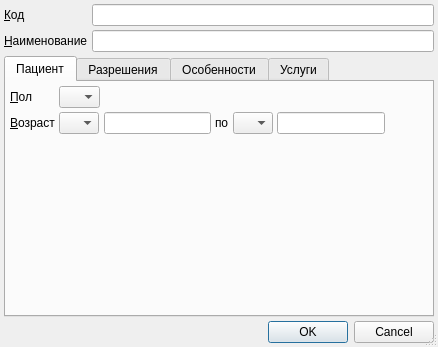
<?xml version="1.0" encoding="UTF-8"?>
<ui version="4.0">
 <class>RBAppointmentPurposeEditorDialog</class>
 <widget class="QDialog" name="RBAppointmentPurposeEditorDialog">
  <property name="geometry">
   <rect>
    <x>0</x>
    <y>0</y>
    <width>438</width>
    <height>347</height>
   </rect>
  </property>
  <property name="windowTitle">
   <string>ChangeMe!</string>
  </property>
  <property name="sizeGripEnabled">
   <bool>true</bool>
  </property>
  <layout class="QGridLayout" name="gridLayout">
   <property name="margin">
    <number>4</number>
   </property>
   <property name="spacing">
    <number>4</number>
   </property>
   <item row="0" column="0">
    <widget class="QLabel" name="lblCode">
     <property name="sizePolicy">
      <sizepolicy hsizetype="Maximum" vsizetype="Preferred">
       <horstretch>0</horstretch>
       <verstretch>0</verstretch>
      </sizepolicy>
     </property>
     <property name="text">
      <string>&amp;Код</string>
     </property>
     <property name="buddy">
      <cstring>edtCode</cstring>
     </property>
    </widget>
   </item>
   <item row="0" column="1">
    <widget class="QLineEdit" name="edtCode"/>
   </item>
   <item row="1" column="0">
    <widget class="QLabel" name="lblName">
     <property name="sizePolicy">
      <sizepolicy hsizetype="Maximum" vsizetype="Preferred">
       <horstretch>0</horstretch>
       <verstretch>0</verstretch>
      </sizepolicy>
     </property>
     <property name="text">
      <string>&amp;Наименование</string>
     </property>
     <property name="buddy">
      <cstring>edtName</cstring>
     </property>
    </widget>
   </item>
   <item row="1" column="1">
    <widget class="QLineEdit" name="edtName">
     <property name="minimumSize">
      <size>
       <width>200</width>
       <height>0</height>
      </size>
     </property>
    </widget>
   </item>
   <item row="3" column="0" colspan="2">
    <widget class="QDialogButtonBox" name="buttonBox">
     <property name="standardButtons">
      <set>QDialogButtonBox::Cancel|QDialogButtonBox::Ok</set>
     </property>
    </widget>
   </item>
   <item row="2" column="0" colspan="2">
    <widget class="QTabWidget" name="tabWidget">
     <property name="currentIndex">
      <number>0</number>
     </property>
     <widget class="QWidget" name="tabClient">
      <attribute name="title">
       <string>Пациент</string>
      </attribute>
      <layout class="QGridLayout" name="gridLayout_2">
       <property name="margin">
        <number>4</number>
       </property>
       <property name="spacing">
        <number>4</number>
       </property>
       <item row="0" column="0">
        <widget class="QLabel" name="lblSex">
         <property name="sizePolicy">
          <sizepolicy hsizetype="Maximum" vsizetype="Preferred">
           <horstretch>0</horstretch>
           <verstretch>0</verstretch>
          </sizepolicy>
         </property>
         <property name="text">
          <string>&amp;Пол</string>
         </property>
         <property name="buddy">
          <cstring>cmbSex</cstring>
         </property>
        </widget>
       </item>
       <item row="0" column="1">
        <widget class="QComboBox" name="cmbSex">
         <property name="sizePolicy">
          <sizepolicy hsizetype="Maximum" vsizetype="Fixed">
           <horstretch>0</horstretch>
           <verstretch>0</verstretch>
          </sizepolicy>
         </property>
         <item>
          <property name="text">
           <string/>
          </property>
         </item>
         <item>
          <property name="text">
           <string>М</string>
          </property>
         </item>
         <item>
          <property name="text">
           <string>Ж</string>
          </property>
         </item>
        </widget>
       </item>
       <item row="0" column="2" colspan="5">
        <spacer>
         <property name="orientation">
          <enum>Qt::Horizontal</enum>
         </property>
         <property name="sizeHint" stdset="0">
          <size>
           <width>321</width>
           <height>20</height>
          </size>
         </property>
        </spacer>
       </item>
       <item row="1" column="0">
        <widget class="QLabel" name="lblAge">
         <property name="sizePolicy">
          <sizepolicy hsizetype="Maximum" vsizetype="Preferred">
           <horstretch>0</horstretch>
           <verstretch>0</verstretch>
          </sizepolicy>
         </property>
         <property name="text">
          <string>&amp;Возраст</string>
         </property>
         <property name="buddy">
          <cstring>cmbBegAgeUnit</cstring>
         </property>
        </widget>
       </item>
       <item row="1" column="1">
        <widget class="QComboBox" name="cmbBegAgeUnit">
         <property name="sizePolicy">
          <sizepolicy hsizetype="Maximum" vsizetype="Fixed">
           <horstretch>0</horstretch>
           <verstretch>0</verstretch>
          </sizepolicy>
         </property>
         <item>
          <property name="text">
           <string/>
          </property>
         </item>
         <item>
          <property name="text">
           <string>Д</string>
          </property>
         </item>
         <item>
          <property name="text">
           <string>Н</string>
          </property>
         </item>
         <item>
          <property name="text">
           <string>М</string>
          </property>
         </item>
         <item>
          <property name="text">
           <string>Г</string>
          </property>
         </item>
        </widget>
       </item>
       <item row="1" column="2">
        <widget class="QLineEdit" name="edtBegAgeCount">
         <property name="sizePolicy">
          <sizepolicy hsizetype="Maximum" vsizetype="Fixed">
           <horstretch>0</horstretch>
           <verstretch>0</verstretch>
          </sizepolicy>
         </property>
         <property name="inputMask">
          <string>000; </string>
         </property>
         <property name="maxLength">
          <number>3</number>
         </property>
        </widget>
       </item>
       <item row="1" column="3">
        <widget class="QLabel" name="lblAgeSep">
         <property name="text">
          <string>по</string>
         </property>
         <property name="buddy">
          <cstring>cmbEndAgeUnit</cstring>
         </property>
        </widget>
       </item>
       <item row="1" column="4">
        <widget class="QComboBox" name="cmbEndAgeUnit">
         <property name="sizePolicy">
          <sizepolicy hsizetype="Maximum" vsizetype="Fixed">
           <horstretch>0</horstretch>
           <verstretch>0</verstretch>
          </sizepolicy>
         </property>
         <item>
          <property name="text">
           <string/>
          </property>
         </item>
         <item>
          <property name="text">
           <string>Д</string>
          </property>
         </item>
         <item>
          <property name="text">
           <string>Н</string>
          </property>
         </item>
         <item>
          <property name="text">
           <string>М</string>
          </property>
         </item>
         <item>
          <property name="text">
           <string>Г</string>
          </property>
         </item>
        </widget>
       </item>
       <item row="1" column="5">
        <widget class="QLineEdit" name="edtEndAgeCount">
         <property name="sizePolicy">
          <sizepolicy hsizetype="Maximum" vsizetype="Fixed">
           <horstretch>0</horstretch>
           <verstretch>0</verstretch>
          </sizepolicy>
         </property>
         <property name="inputMask">
          <string>000; </string>
         </property>
         <property name="maxLength">
          <number>3</number>
         </property>
        </widget>
       </item>
       <item row="1" column="6">
        <spacer name="horizontalSpacer_4">
         <property name="orientation">
          <enum>Qt::Horizontal</enum>
         </property>
         <property name="sizeType">
          <enum>QSizePolicy::Expanding</enum>
         </property>
         <property name="sizeHint" stdset="0">
          <size>
           <width>40</width>
           <height>20</height>
          </size>
         </property>
        </spacer>
       </item>
       <item row="2" column="0">
        <spacer name="verticalSpacer">
         <property name="orientation">
          <enum>Qt::Vertical</enum>
         </property>
         <property name="sizeHint" stdset="0">
          <size>
           <width>20</width>
           <height>221</height>
          </size>
         </property>
        </spacer>
       </item>
      </layout>
      <zorder>horizontalSpacer_4</zorder>
      <zorder>edtBegAgeCount</zorder>
      <zorder>cmbBegAgeUnit</zorder>
      <zorder>lblAge</zorder>
      <zorder>edtEndAgeCount</zorder>
      <zorder>lblSex</zorder>
      <zorder>cmbSex</zorder>
      <zorder>cmbEndAgeUnit</zorder>
      <zorder>lblAgeSep</zorder>
      <zorder>verticalSpacer</zorder>
     </widget>
     <widget class="QWidget" name="tabEnablement">
      <attribute name="title">
       <string>Разрешения</string>
      </attribute>
      <layout class="QGridLayout" name="gridLayout_3">
       <property name="margin">
        <number>4</number>
       </property>
       <property name="spacing">
        <number>4</number>
       </property>
       <item row="0" column="0" colspan="2">
        <widget class="QCheckBox" name="chkEnablePrimaryRecord">
         <property name="text">
          <string>Разрешена запись в &amp;регистратуре</string>
         </property>
         <property name="checked">
          <bool>true</bool>
         </property>
        </widget>
       </item>
       <item row="8" column="0" colspan="2">
        <widget class="QCheckBox" name="chkForExternalSchedule">
         <property name="text">
          <string>Для отображения на стендовом расписании</string>
         </property>
        </widget>
       </item>
       <item row="7" column="1">
        <widget class="QComboBox" name="cmbRequiredReferralType">
         <item>
          <property name="text">
           <string>не требуется</string>
          </property>
         </item>
         <item>
          <property name="text">
           <string>на госпитальную комиссию</string>
          </property>
         </item>
         <item>
          <property name="text">
           <string>на восстановительное лечение</string>
          </property>
         </item>
         <item>
          <property name="text">
           <string>на обследование</string>
          </property>
         </item>
         <item>
          <property name="text">
           <string>на консультацию</string>
          </property>
         </item>
         <item>
          <property name="text">
           <string>на исследование (типа МРТ/КТ)</string>
          </property>
         </item>
        </widget>
       </item>
       <item row="7" column="0">
        <widget class="QLabel" name="lblRequiredReferralType">
         <property name="sizePolicy">
          <sizepolicy hsizetype="Maximum" vsizetype="Preferred">
           <horstretch>0</horstretch>
           <verstretch>0</verstretch>
          </sizepolicy>
         </property>
         <property name="text">
          <string>Направление</string>
         </property>
         <property name="buddy">
          <cstring>cmbRequiredReferralType</cstring>
         </property>
        </widget>
       </item>
       <item row="10" column="1">
        <spacer name="verticalSpacer_2">
         <property name="orientation">
          <enum>Qt::Vertical</enum>
         </property>
         <property name="sizeHint" stdset="0">
          <size>
           <width>20</width>
           <height>104</height>
          </size>
         </property>
        </spacer>
       </item>
       <item row="5" column="0" colspan="2">
        <widget class="QCheckBox" name="chkEnableRecordViaInternet">
         <property name="text">
          <string>Разрешена запись через &amp;интернет</string>
         </property>
         <property name="checked">
          <bool>true</bool>
         </property>
        </widget>
       </item>
       <item row="4" column="0" colspan="2">
        <widget class="QCheckBox" name="chkEnableRecordViaCallCenter">
         <property name="toolTip">
          <string>Код должности 6000</string>
         </property>
         <property name="text">
          <string>Разрешена запись через call-&amp;центр</string>
         </property>
         <property name="checked">
          <bool>true</bool>
         </property>
        </widget>
       </item>
       <item row="3" column="0" colspan="2">
        <widget class="QCheckBox" name="chkEnableRecordViaInfomat">
         <property name="text">
          <string>Разрешена запись через ин&amp;фомат</string>
         </property>
         <property name="checked">
          <bool>true</bool>
         </property>
        </widget>
       </item>
       <item row="2" column="0" colspan="2">
        <widget class="QCheckBox" name="chkEnableConsultancyRecord">
         <property name="text">
          <string>Разрешена запись для к&amp;онсультации</string>
         </property>
         <property name="checked">
          <bool>true</bool>
         </property>
        </widget>
       </item>
       <item row="1" column="0" colspan="2">
        <widget class="QCheckBox" name="chkEnableOwnRecord">
         <property name="text">
          <string>Разрешена запись к &amp;самому себе</string>
         </property>
         <property name="checked">
          <bool>true</bool>
         </property>
        </widget>
       </item>
       <item row="6" column="0" colspan="2">
        <widget class="Line" name="line">
         <property name="orientation">
          <enum>Qt::Horizontal</enum>
         </property>
        </widget>
       </item>
       <item row="9" column="0" colspan="2">
        <widget class="QCheckBox" name="chkRequireClientAttach">
         <property name="toolTip">
          <string>Для записи через интернет и т.п. 
требуется прикрепление пациента 
или адрес в зоне обслуживания</string>
         </property>
         <property name="text">
          <string>Для записи через интернет и т.п. требуется прикрепление пациента</string>
         </property>
         <property name="checked">
          <bool>true</bool>
         </property>
        </widget>
       </item>
      </layout>
     </widget>
     <widget class="QWidget" name="tabFeatures">
      <attribute name="title">
       <string>Особенности</string>
      </attribute>
      <layout class="QGridLayout" name="gridLayout_4">
       <property name="margin">
        <number>4</number>
       </property>
       <property name="spacing">
        <number>4</number>
       </property>
       <item row="3" column="1">
        <spacer name="verticalSpacer_3">
         <property name="orientation">
          <enum>Qt::Vertical</enum>
         </property>
         <property name="sizeHint" stdset="0">
          <size>
           <width>20</width>
           <height>250</height>
          </size>
         </property>
        </spacer>
       </item>
       <item row="1" column="1">
        <widget class="CRBComboBox" name="cmbMedicalAidProfile"/>
       </item>
       <item row="1" column="0">
        <widget class="QLabel" name="lblMedicalAidProfile">
         <property name="sizePolicy">
          <sizepolicy hsizetype="Maximum" vsizetype="Preferred">
           <horstretch>0</horstretch>
           <verstretch>0</verstretch>
          </sizepolicy>
         </property>
         <property name="text">
          <string>Профиль мед.помощи</string>
         </property>
         <property name="buddy">
          <cstring>cmbMedicalAidProfile</cstring>
         </property>
        </widget>
       </item>
       <item row="2" column="1">
        <widget class="CRBComboBox" name="cmbFinance"/>
       </item>
       <item row="2" column="0">
        <widget class="QLabel" name="lblFinance">
         <property name="sizePolicy">
          <sizepolicy hsizetype="Maximum" vsizetype="Preferred">
           <horstretch>0</horstretch>
           <verstretch>0</verstretch>
          </sizepolicy>
         </property>
         <property name="text">
          <string>Тип финансирования</string>
         </property>
         <property name="buddy">
          <cstring>cmbFinance</cstring>
         </property>
        </widget>
       </item>
      </layout>
     </widget>
     <widget class="QWidget" name="tabServices">
      <attribute name="title">
       <string>Услуги</string>
      </attribute>
      <layout class="QGridLayout" name="gridLayout_5">
       <property name="margin">
        <number>4</number>
       </property>
       <property name="spacing">
        <number>4</number>
       </property>
       <item row="0" column="0">
        <widget class="CInDocTableView" name="tblServices"/>
       </item>
      </layout>
     </widget>
    </widget>
   </item>
  </layout>
 </widget>
 <customwidgets>
  <customwidget>
   <class>CRBComboBox</class>
   <extends>QComboBox</extends>
   <header>library/crbcombobox.h</header>
  </customwidget>
  <customwidget>
   <class>CInDocTableView</class>
   <extends>QTableView</extends>
   <header>library/InDocTable.h</header>
  </customwidget>
 </customwidgets>
 <tabstops>
  <tabstop>edtCode</tabstop>
  <tabstop>edtName</tabstop>
  <tabstop>tabWidget</tabstop>
  <tabstop>cmbSex</tabstop>
  <tabstop>cmbBegAgeUnit</tabstop>
  <tabstop>edtBegAgeCount</tabstop>
  <tabstop>cmbEndAgeUnit</tabstop>
  <tabstop>edtEndAgeCount</tabstop>
  <tabstop>chkEnablePrimaryRecord</tabstop>
  <tabstop>chkEnableOwnRecord</tabstop>
  <tabstop>chkEnableConsultancyRecord</tabstop>
  <tabstop>chkEnableRecordViaInfomat</tabstop>
  <tabstop>chkEnableRecordViaCallCenter</tabstop>
  <tabstop>chkEnableRecordViaInternet</tabstop>
  <tabstop>cmbRequiredReferralType</tabstop>
  <tabstop>chkForExternalSchedule</tabstop>
  <tabstop>chkRequireClientAttach</tabstop>
  <tabstop>cmbMedicalAidProfile</tabstop>
  <tabstop>cmbFinance</tabstop>
  <tabstop>tblServices</tabstop>
  <tabstop>buttonBox</tabstop>
 </tabstops>
 <resources/>
 <connections>
  <connection>
   <sender>buttonBox</sender>
   <signal>accepted()</signal>
   <receiver>RBAppointmentPurposeEditorDialog</receiver>
   <slot>accept()</slot>
   <hints>
    <hint type="sourcelabel">
     <x>297</x>
     <y>352</y>
    </hint>
    <hint type="destinationlabel">
     <x>289</x>
     <y>344</y>
    </hint>
   </hints>
  </connection>
  <connection>
   <sender>buttonBox</sender>
   <signal>rejected()</signal>
   <receiver>RBAppointmentPurposeEditorDialog</receiver>
   <slot>reject()</slot>
   <hints>
    <hint type="sourcelabel">
     <x>297</x>
     <y>352</y>
    </hint>
    <hint type="destinationlabel">
     <x>289</x>
     <y>344</y>
    </hint>
   </hints>
  </connection>
 </connections>
</ui>
